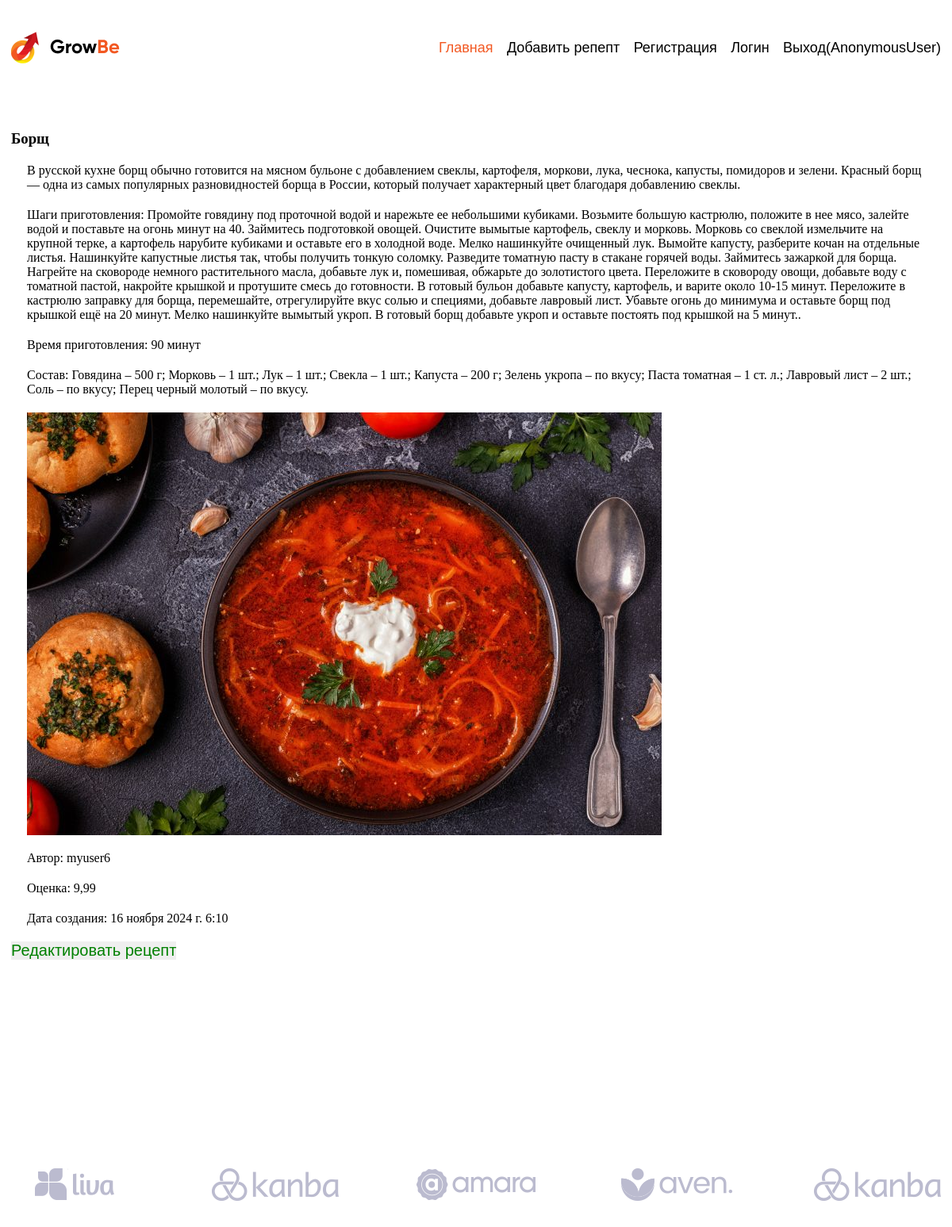
Page /recipe/6 on the committed database.
### recipesapp/models.py (models this page shows, shortened)
class Recipe(models.Model):
    name = models.CharField(max_length=100)
    description = models.TextField()
    cooking_steps = models.TextField()
    cooking_time = models.IntegerField()
    image = models.ImageField(upload_to='recipesimg/')
    author = models.ForeignKey(User, on_delete=models.CASCADE)
    ingredients = models.TextField()
    rating = models.DecimalField(max_digits=3, decimal_places=2)
    create_date = models.DateTimeField(auto_now_add=True)

### recipesapp/views.py (the view)
# urls.py: path('recipe/<int:recipe_id>', show_recipe, name='show_recipe'),
def show_recipe(request, recipe_id):
    recipe = get_object_or_404(Recipe, pk=recipe_id)
    return render(request, 'recipeapp/show_recipe.html', {'recipe': recipe})

### recipesapp/templates/recipeapp/show_recipe.html (shortened to what this page needs)
{% extends 'base.html' %}
{% block content %}
    <main class="main">
            <section class="main-content container">
                <div class="content">
                    <h3>{{ recipe.name }}</h3>
                    <p>{{ recipe.description }}</p>
                    <p>Шаги приготовления: {{ recipe.cooking_steps }}</p>
                    <p>Время приготовления: {{ recipe.cooking_time }} минут</p>
                    <p>Состав: {{ recipe.ingredients }}</p>
                    <p><img src="{{ recipe.image.url }}" alt="recipe picture"></p>
                    <p>Автор: {{ recipe.author }}</p>
                    <p>Оценка: {{ recipe.rating }}</p>
                    <p>Дата создания: {{ recipe.create_date }}</p>
                    <a href="{% url 'update_recipe' recipe.id %}"><button type="button">Редактировать рецепт</button></a>
                </div>
            </section>
    </main>
{% endblock %}

### static/style.css (style rules this page uses)
* { margin: 0; padding: 0; text-decoration: none; box-sizing: border-box; }
body { scroll-behavior: smooth; }
img { max-width: 100%; display: block; }
p { margin: 20px; }
button { border: none; cursor: pointer; color: green; font-size: 20px; }
.container { max-width: 1172px; margin: 0 auto; }
.main { margin-bottom: 162px; }
.main-content { display: flex; justify-content: space-between; flex-wrap: wrap; }
.content { max-width: 1522px; }

### rows in the picture
Recipe: name "Борщ", description "В русской кухне борщ обычно готовится на мясном бульоне с добавлением свеклы, картофеля, моркови, лука, чеснока, капусты, помидоров и зелени. Красный борщ — одна из самых популярных разновидностей борща в России, который получает характерный цвет благодаря добавлению свеклы.", cooking_steps "Промойте говядину под проточной водой и нарежьте ее небольшими кубиками. Возьмите большую кастрюлю, положите в нее мясо, залейте водой и поставьте на огонь минут на 40. Займитесь подготовкой овощей. Очистите вымытые картофель, свеклу и морковь. Морковь со свеклой измельчите на крупной терке, а картофель нарубите кубиками и оставьте его в холодной воде. Мелко нашинкуйте очищенный лук. Вымойте капусту, разберите кочан на отдельные листья. Нашинкуйте капустные листья так, чтобы получить тонкую соломку. Разведите томатную пасту в стакане горячей воды. Займитесь зажаркой для борща. Нагрейте на сковороде немного растительного масла, добавьте лук и, помешивая, обжарьте до золотистого цвета.…", cooking_time "90", ingredients "Говядина – 500 г; Морковь – 1 шт.; Лук – 1 шт.; Свекла – 1 шт.; Капуста – 200 г; Зелень укропа – по вкусу; Паста томатная – 1 ст. л.; Лавровый лист – 2 шт.; Соль – по вкусу; Перец черный молотый – по вкусу.", image (picture), author "myuser6", rating "9,99", create_date "16 ноября 2024 г. 6:10"

### other values in the picture
{{ request.user }} "AnonymousUser"
